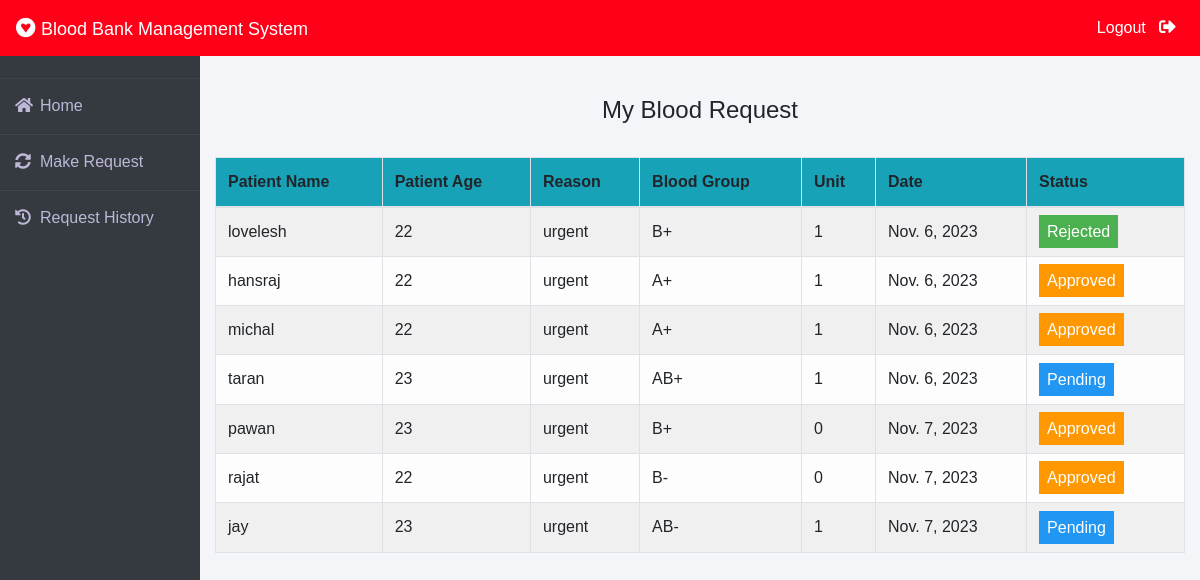
The page /my-request (signed in) on the database its author committed.
### blood/models.py (models this page shows, shortened)
class BloodRequest(models.Model):
    request_by_patient = models.ForeignKey(Patient, null=True, on_delete=models.CASCADE)
    request_by_donor = models.ForeignKey(Donor, null=True, on_delete=models.CASCADE)
    patient_name = models.CharField(max_length=30)
    patient_age = models.PositiveIntegerField()
    reason = models.CharField(max_length=500)
    bloodgroup = models.CharField(max_length=5, choices=[(blood.value, blood.name) for blood in BloodGroup])
    unit = models.PositiveIntegerField(default=0)
    status = models.CharField(max_length=20, default="Pending")
    date = models.DateField(auto_now=True)

### patient/views.py (the view)
# urls.py: path('my-request', views.my_request_view,name='my-request'),
def my_request_view(request):
    patient= Patient.objects.get(user_id=request.user.id)
    blood_request=BloodRequest.objects.all().filter(request_by_patient=patient)
    return render(request,'patient/my_request.html',{'blood_request':blood_request})

### patient/templates/patient/my_request.html (shortened to what this page needs)
{% extends 'patient/patientbase.html' %}
{% block content %}
{% load widget_tweaks %}
{%load static%}
<head>
   </head>
<br><br>
<div class="container">
    <H4 class="text-center">My Blood Request</H4><br>
    <table class="table table-light table-hover table-bordered table-striped">
        <thead class="bg-info">
            <tr>
                <th scope="col">Patient Name</th>
                <th scope="col">Patient Age</th>
                <th scope="col">Reason</th>
                <th scope="col">Blood Group</th>
                <th scope="col">Unit</th>
                <th scope="col">Date</th>
                <th scope="col">Status</th>
            </tr>
        </thead>
        <tbody>
            {% for t in blood_request %}
            <tr>
                <td> {{t.patient_name}}</td>
                <td>{{t.patient_age}}</td>
                <td>{{t.reason}}</td>
                <td>{{t.bloodgroup}}</td>
                <td>{{t.unit}}</td>
                <td>{{t.date}}</td>
                {% if t.status == 'Approved' %}
                <td><span class="label warning"> Approved</span></td>
                {% elif t.status == 'Rejected' %}
                <td><span class="label success">Rejected</span></td>
                {% else %}
                <td><span style="color: white;margin-left: 0px;" class="label info">Pending</span></td>
                {% endif %}
            </tr>
            {% endfor %}
        </tbody>
    </table>
</div>
{% endblock content %}

### patient/templates/patient/patientbase.html (style rules this page uses)
* { margin: 0; padding: 0; box-sizing: border-box; list-style: none; text-decoration: none; font-family: 'Josefin Sans', sans-serif; }
body { background-color: #f3f5f9; }
.wrapper .main_content .info { margin: 20px; color: #717171; line-height: 25px; }

### patient/templates/patient/my_request.html (style rules this page uses)
.label { color: white; padding: 8px; }
.success { background-color: #4CAF50; }
.info { background-color: #2196F3; }
.warning { background-color: #ff9800; }

### rows shown on the page
BloodRequest: patient_name "lovelesh", patient_age "22", reason "urgent", bloodgroup "B+", unit "1", date "Nov. 6, 2023", status "Rejected"
BloodRequest: patient_name "hansraj", patient_age "22", reason "urgent", bloodgroup "A+", unit "1", date "Nov. 6, 2023", status "Approved"
BloodRequest: patient_name "michal", patient_age "22", reason "urgent", bloodgroup "A+", unit "1", date "Nov. 6, 2023", status "Approved"
BloodRequest: patient_name "taran", patient_age "23", reason "urgent", bloodgroup "AB+", unit "1", date "Nov. 6, 2023", status "Pending"
BloodRequest: patient_name "pawan", patient_age "23", reason "urgent", bloodgroup "B+", unit "0", date "Nov. 7, 2023", status "Approved"
BloodRequest: patient_name "rajat", patient_age "22", reason "urgent", bloodgroup "B-", unit "0", date "Nov. 7, 2023", status "Approved"
BloodRequest: patient_name "jay", patient_age "23", reason "urgent", bloodgroup "AB-", unit "1", date "Nov. 7, 2023", status "Pending"
